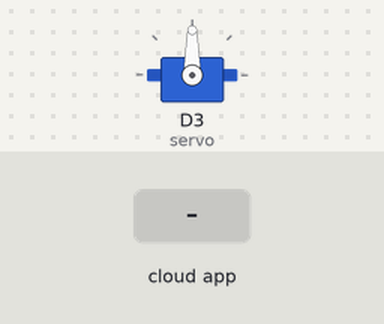
The sketch below on a simulated ESP8266 (NodeMCU). Shown: servo. The inputs (shaded band) are chosen by the test bench. WiFi joins after 1.5 s; servers stay silent unless stated; network time is answered at once with the bench clock; the local clock reads 2024-03-15 10:24:30 at power-on unless the sketch sets it; the Firebase database answers and starts empty; what the sketch prints to the serial monitor is not drawn.

Above: at 2.7 s.
2.8 s: the phone or cloud app sets feednow to 1
At 3.4 s:
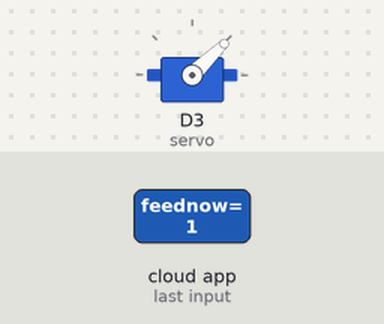
Timing chart, 0 to 5.8 s (numbered marks = the images above; inputs shaded):
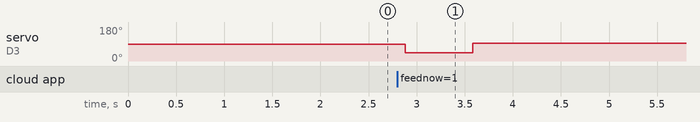

The sketch:

Codefishfeeder.ino
```cpp
#include "FirebaseESP8266.h"
#include <ESP8266WiFi.h>
#include <NTPClient.h>
#include <WiFiUdp.h>
#include <Servo.h>

Servo servo;

// Ganti dengan maklumat Firebase dan WiFi awak
#define FIREBASE_HOST "stars-fish-feeder-341f8-default-rtdb.firebaseio.com"
#define FIREBASE_AUTH "CKKbaqUwJIFjZGHsC7wRipqW4psFBcwrFXo0chSi"
#define WIFI_SSID "vivoY33s"
#define WIFI_PASSWORD "zaki22281"

WiFiUDP ntpUDP;
NTPClient timeClient(ntpUDP, "pool.ntp.org", 19800); // GMT+5:30 India – ubah ikut zon masa

FirebaseData timer, feed;
String stimer;
String Str[] = {"00:00", "00:00", "00:00"};
int i, feednow = 0;

void setup() {
  Serial.begin(9600);
  WiFi.begin(WIFI_SSID, WIFI_PASSWORD);
  Serial.print("Connecting to WiFi");
  while (WiFi.status() != WL_CONNECTED) {
    Serial.print(".");
    delay(500);
  }
  Serial.println();
  Serial.print("Connected: ");
  Serial.println(WiFi.localIP());

  timeClient.begin();
  Firebase.begin(FIREBASE_HOST, FIREBASE_AUTH);
  Firebase.reconnectWiFi(true);
  servo.attach(D3); // Pin D3 (GPIO0)
}

void loop() {
  Firebase.getInt(feed, "/feednow");
  feednow = feed.to<int>();
  Serial.println(feednow);

  if (feednow == 1) {
    // Manual Feeding
    servo.writeMicroseconds(1000);
    delay(700);
    servo.writeMicroseconds(1500);
    feednow = 0;
    Firebase.setInt(feed, "/feednow", feednow);
    Serial.println("Fed manually");
  } else {
    // Scheduled Feeding
    for (i = 0; i < 3; i++) {
      String path = "/timers/timer" + String(i);
      Firebase.getString(timer, path);
      stimer = timer.to<String>();
      Str[i] = stimer.substring(9, 14); // ambil "HH:MM"
    }

    timeClient.update();
    String currentTime = String(timeClient.getHours()) + ":" + (timeClient.getMinutes() < 10 ? "0" : "") + String(timeClient.getMinutes());
    Serial.println("Current Time: " + currentTime);

    if (Str[0] == currentTime || Str[1] == currentTime || Str[2] == currentTime) {
      servo.writeMicroseconds(1000);
      delay(700);
      servo.writeMicroseconds(1500);
      Serial.println("Fed by schedule");
      delay(60000); // tunggu 1 minit sebelum loop semula
    }
  }

  // Reset time strings
  Str[0] = "00:00";
  Str[1] = "00:00";
  Str[2] = "00:00";
}
```

Measured:
- after the input at 2.8 s, servo on D3 (servo): 90° → 44° after 0.08 s, → 93° 0.70 s later
